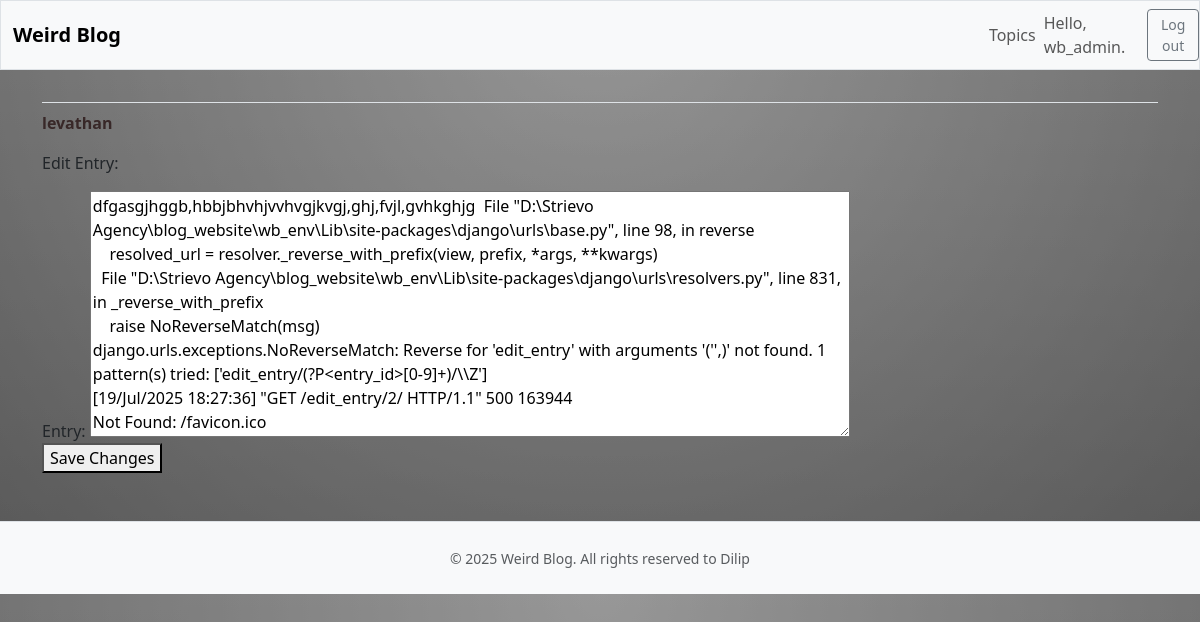
The app's page /edit_entry/5/ (signed in) with its own data.
### weird_blog/models.py (models this page shows, shortened)
class Topic(models.Model):
    text = models.CharField(max_length = 200)
    date_added = models.DateTimeField(auto_now_add = True)
    owner = models.ForeignKey(User, on_delete= models.CASCADE)

class Entry(models.Model):
    topic = models.ForeignKey(Topic, on_delete = models.CASCADE)
    text = models.TextField()
    date_added = models.DateTimeField(auto_now_add = True)
    class Meta():
        verbose_name_plural = 'entries'

### weird_blog/views.py (the view)
# urls.py: path('edit_entry/<int:entry_id>/', views.edit_entry, name= 'edit_entry'),
@login_required
def edit_entry(request, entry_id):
    entry = Entry.objects.get(id=entry_id)
    topic = entry.topic
    if topic.owner != request.user:
        raise Http404
    if request.method != 'POST':
        form = EntryForm(instance=entry)
    else:
        form = EntryForm(instance= entry, data = request.POST)
        if form.is_valid():
            form.save()
            return redirect('weird_blog:topic', topic_id= topic.id)
    context = {'entry':  entry, 'topic': topic, 'form': form}
    return render(request, 'weird_blog/edit_entry.html', context)

### weird_blog/forms.py
class EntryForm(forms.ModelForm):
    class Meta:
        model = Entry
        fields = ['text'] # This line is also essential for EntryForm
        labels = {'text': 'Entry:'} # Optional: customize the label
        widgets = {'text': forms.Textarea(attrs={'cols': 80})} # Optional: make textarea wider

### weird_blog/templates/weird_blog/edit_entry.html (shortened to what this page needs)
{% extends "weird_blog/base.html" %}
{% block content %}
<p>
    <a href="{% url 'weird_blog:topic' topic.id %}">{{ topic.text }}</a>
</p>
<p>
    Edit Entry:
</p>
<form action="{% url 'weird_blog:edit_entry' entry.id %}" method="post">
    {{form.as_div}}
    <button name="Submit">Save Changes</button>
</form>
{% endblock content %}

### weird_blog/templates/weird_blog/base.html (shortened to what this page needs)
<!DOCTYPE html>
<html lang="en">
<head>
    {% load static %}
    {% load django_bootstrap5 %}
    {% bootstrap_css %}
</head>
<body>
    <nav class="navbar navbar-expand-md navbar-light bg-light mb-4 border">
        <div class="container-fluid">
            <a href="{%url 'weird_blog:index' %}" class="navbar-brand text-decoration-none">Weird Blog </a>
        </div>
        <div class="collapse navbar-collapse" id="navbarCollapse">
            <ul class="navbar-nav ms-auto mb-8 mb-md-50">
                <li class="nav-item">
                    <a href="{% url 'weird_blog:topics' %}" class="nav-link">Topics</a>
                </li>
            </ul>
            <ul class="navbar-nav ms-auto mb-2 mb-md-0">
                {% if user.is_authenticated %}
                <li class="nav-item">
                    <span class="navbar-text me-2">Hello, {{user.username }}.</span>
                </li>
                {% endif %}
            </ul>
            {% if user.is_authenticated %}
            <form action="{% url 'accounts:logout' %}" method="post">
                <button name="submit" class="btn btn-outline-secondary btn-sm">Log out</button>
            </form>
            {% endif %}
        </div>
    </nav>
    <main class="container">
        <div class="pb-2 mb-2 border-bottom">
        </div>
        <div>
            {% block content %} {% endblock content %}
        </div>
    </main>
    <footer class="text-center text-muted py-4 mt-5 border-top bg-light">
        <div>
            <small>© {% now "Y" %} Weird Blog. All rights reserved to Dilip</small>
        </div>
    </footer>
</body>
</html>

### weird_blog/templates/weird_blog/base.html (style rules this page uses)
body { background: linear-gradient(to bottom, rgba(255, 255, 255, 0.15) 0%, rgba(0, 0, 0, 0.15) 100%), radial-gradient(at top center, rgba(255, 255, 255, 0.40) 0%, rgba(0, 0, 0, 0.40) 120%) #989898; background-blend-mode: multiply, multiply; }
a { color: #382828; text-decoration: none; font-weight: bold; }

### records on screen
Topic: text "levathan"
Entry: text "dfgasgjhggb,hbbjbhvhjvvhvgjkvgj,ghj,fvjl,gvhkghjg File \"D:\\Strievo Agency\\blog_website\\wb_env\\Lib\\site-packages\\django\\urls\\base.py\", line 98, in reverse resolved_url = resolver._reverse_with_prefix(view, prefix, *args, **kwargs) File \"D:\\Strievo Agency\\blog_website\\wb_env\\Lib\\site-packages\\django\\urls\\resolvers.py\", line 831, in _reverse_with_prefix raise NoReverseMatch(msg) django.urls.exceptions.NoReverseMatch: Reverse for 'edit_entry' with arguments '('',)' not found. 1 pattern(s) tried: ['edit_entry/(?P<entry_id>[0-9]+)/\\\\Z'] [19/Jul/2025 18:27:36] \"GET /edit_entry/2/ HTTP/1.1\" 500 163944 Not Found: /favicon.ico"

### other values on screen
{{ user.username }} "wb_admin"
